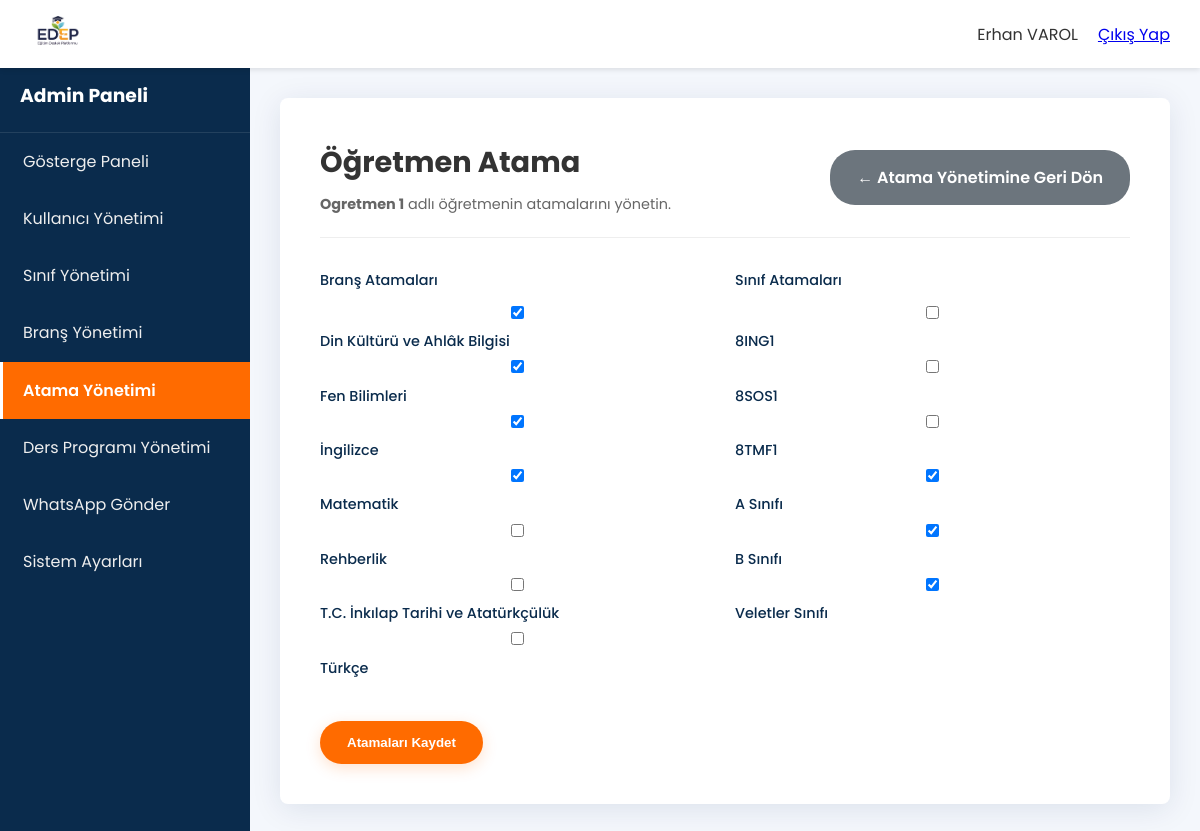
The app's page /panel.php?sayfa=ogretmen_atama_form&id=13 (signed in) with its own data.
### tables this page shows
CREATE TABLE `kullanicilar` (
  `id` int(11) NOT NULL,
  `kullanici_adi` varchar(50) NOT NULL,
  `sifre` varchar(255) NOT NULL,
  `gecici_sifre` varchar(255) DEFAULT NULL,
  `zoom_id` varchar(255) DEFAULT NULL,
  `zoom_parola` varchar(255) DEFAULT NULL,
  `ad_soyad` varchar(100) NOT NULL,
  `rol` enum('admin','bas_ogretmen','ogretmen','veli','ogrenci') NOT NULL,
  `telefon` varchar(20) DEFAULT NULL,
  `telegram_chat_id` varchar(50) DEFAULT NULL,
  `telegram_linking_code` varchar(50) DEFAULT NULL,
  `email` varchar(100) DEFAULT NULL,
  `kayit_tarihi` timestamp NULL DEFAULT current_timestamp()
);

CREATE TABLE `branslar` (
  `id` int(11) NOT NULL,
  `brans_adi` varchar(100) NOT NULL,
  `brans_kisaltma` varchar(10) DEFAULT NULL
);

CREATE TABLE `siniflar` (
  `id` int(11) NOT NULL,
  `sinif_adi` varchar(100) NOT NULL,
  `seviye` int(11) NOT NULL
);

### includes/paneller/admin_sayfalar/ogretmen_atama_form.php (the view, shortened to what this page needs)
<?php
global $conn;
$ogretmen_id = isset($_GET['id']) ? intval($_GET['id']) : 0;
$stmt_ogretmen = $conn->prepare("SELECT * FROM kullanicilar WHERE id = ? AND rol = 'ogretmen'");
$stmt_ogretmen->bind_param("i", $ogretmen_id);
$stmt_ogretmen->execute();
$result_ogretmen = $stmt_ogretmen->get_result();
$ogretmen = $result_ogretmen->fetch_assoc();
$branslar = $conn->query("SELECT * FROM branslar ORDER BY brans_adi")->fetch_all(MYSQLI_ASSOC);
$siniflar = $conn->query("SELECT * FROM siniflar ORDER BY sinif_adi")->fetch_all(MYSQLI_ASSOC);
$mevcut_branslar_sorgu = $conn->query("SELECT brans_id FROM ogretmen_brans_iliskisi WHERE ogretmen_id = $ogretmen_id");
$mevcut_branslar = array_column($mevcut_branslar_sorgu->fetch_all(MYSQLI_ASSOC), 'brans_id');
$mevcut_siniflar_sorgu = $conn->query("SELECT sinif_id FROM ogretmen_sinif_iliskisi WHERE ogretmen_id = $ogretmen_id");
$mevcut_siniflar = array_column($mevcut_siniflar_sorgu->fetch_all(MYSQLI_ASSOC), 'sinif_id');
?>
<div class="card">
    <div class="card-header">
        <div>
            <h1>Öğretmen Atama</h1>
            <p class="subtitle"><strong><?= htmlspecialchars($ogretmen['ad_soyad']) ?></strong> adlı öğretmenin atamalarını yönetin.</p>
        </div>
        <a href="panel.php?sayfa=atamalar" class="btn btn-secondary">← Atama Yönetimine Geri Dön</a>
    </div>
    <div class="card-body">
        <form action="actions/atama_kaydet.php" method="POST" class="styled-form">
            <div class="form-row">
                <div class="form-group">
                    <label>Branş Atamaları</label>
                    <div class="form-group-checkbox">
                        <?php foreach($branslar as $brans): ?>
                            <label>
                                <input type="checkbox" name="branslar[]" value="<?= $brans['id'] ?>" <?= in_array($brans['id'], $mevcut_branslar) ? 'checked' : '' ?>>
                                <?= htmlspecialchars($brans['brans_adi']) ?>
                            </label>
                        <?php endforeach; ?>
                    </div>
                </div>
                <div class="form-group">
                    <label>Sınıf Atamaları</label>
                     <div class="form-group-checkbox">
                        <?php foreach($siniflar as $sinif): ?>
                             <label>
                                <input type="checkbox" name="siniflar[]" value="<?= $sinif['id'] ?>" <?= in_array($sinif['id'], $mevcut_siniflar) ? 'checked' : '' ?>>
                                <?= htmlspecialchars($sinif['sinif_adi']) ?>
                            </label>
                        <?php endforeach; ?>
                    </div>
                </div>
            </div>
            <div class="form-actions">
                <button type="submit" class="btn btn-primary">Atamaları Kaydet</button>
            </div>
        </form>
    </div>
</div>

### css/style.css (style rules this page uses)
:root { --primary-color: #FF6B00; --secondary-color: #0A2B4C; --accent-color: #4CAF50; --info-color: #17a2b8; --danger-color: #dc3545; --warning-color: #ffc107; --text-color: #333; --light-text-color: #FFFFFF; --background-color: #F4F7FC; --container-width: 1140px; --border-radius: 8px; }
* { margin: 0; padding: 0; box-sizing: border-box; }
html { scroll-behavior: smooth; }
body { font-family: 'Poppins', sans-serif; line-height: 1.7; color: var(--text-color); background-color: var(--background-color); display: flex; flex-direction: column; min-height: 100vh; }
.btn { display: inline-block; padding: 12px 25px; border-radius: 25px; text-decoration: none; font-weight: 600; transition: all 0.3s ease; border: 2px solid transparent; cursor: pointer; text-align: center; }
.btn-primary { background-color: var(--primary-color); color: var(--light-text-color); box-shadow: 0 4px 15px rgba(255, 107, 0, 0.2); }
.btn-secondary { background-color: #6c757d; color: #fff; }
.card { background: #fff; padding: 40px; border-radius: var(--border-radius); box-shadow: 0 5px 30px rgba(0, 43, 84, 0.1); width: 100%; }
.card-header { display: flex; justify-content: space-between; align-items: center; margin-bottom: 30px; padding-bottom: 20px; border-bottom: 1px solid #eee; }
.card-header h1 { font-size: 1.8rem; }
.subtitle { color: #666; font-size: 0.9rem; margin-top: 5px; }
.styled-form { display: flex; flex-direction: column; gap: 20px; }
.form-row { display: flex; gap: 20px; }
.form-group { flex: 1; display: flex; flex-direction: column; }
.form-group label { margin-bottom: 8px; font-weight: 500; color: var(--secondary-color); font-size: 0.9rem; }
.form-group input, .form-group textarea, .form-group select { width: 100%; padding: 12px; border: 1px solid #ddd; border-radius: 5px; font-size: 1rem; font-family: 'Poppins', sans-serif; transition: border-color 0.3s ease, box-shadow 0.3s ease; }
.form-actions { margin-top: 20px; }

### records on screen
kullanicilar: ad_soyad "Ogretmen 1"
branslar: id "☑", brans_adi "Din Kültürü ve Ahlâk Bilgisi"
branslar: id "☑", brans_adi "Fen Bilimleri"
branslar: id "☑", brans_adi "İngilizce"
branslar: id "☑", brans_adi "Matematik"
branslar: brans_adi "Rehberlik"
branslar: brans_adi "T.C. İnkılap Tarihi ve Atatürkçülük"
branslar: brans_adi "Türkçe"
siniflar: sinif_adi "8ING1"
siniflar: sinif_adi "8SOS1"
siniflar: sinif_adi "8TMF1"
siniflar: id "☑", sinif_adi "A Sınıfı"
siniflar: id "☑", sinif_adi "B Sınıfı"
siniflar: id "☑", sinif_adi "Veletler Sınıfı"

### other values on screen
$_SESSION['ad_soyad'] "Erhan VAROL"
